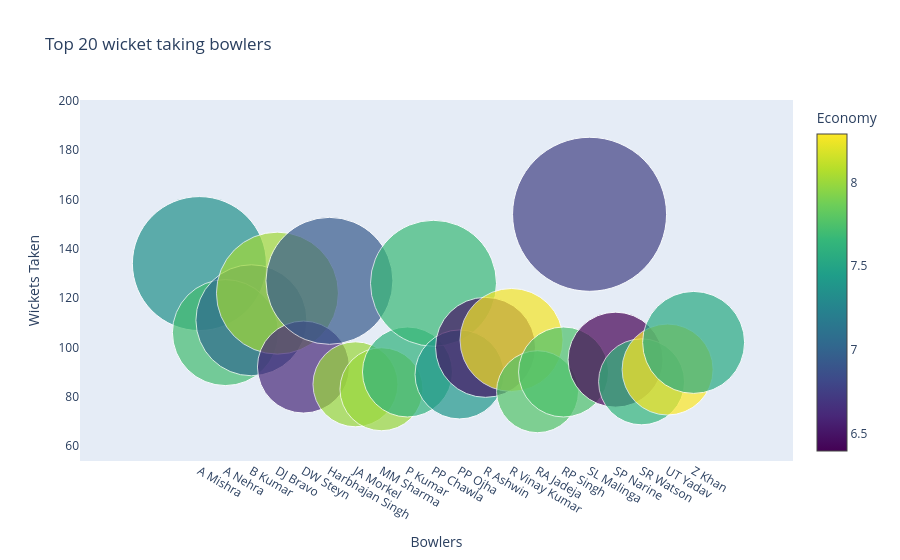

Write notebook code for a chart like this one.
### Code cell
trace = go.Scatter(
    y = bowlers['wickets'],
    x = bowlers['bowler'],
    mode= 'markers',
    marker = dict(size= bowlers['wickets'].values,
                 color = bowlers['economy'].values,
                  colorscale = 'Viridis',
                 showscale = True,
                 colorbar = dict(title = 'Economy'),),
    text= bowlers['overs'].values
    )

data = [(trace)]

layout= go.Layout(
    autosize= True,
    title= 'Top 20 wicket taking bowlers',
    hovermode='closest',
    xaxis=dict(
        showgrid = False,
        zeroline = False,
        showline = False,
        title = 'Bowlers'
    ),
    yaxis=dict(
        title = 'Wickets Taken',
        ticklen = 5,
        showgrid = False,
        zeroline = False,
        showline = False
        
    ),
    showlegend = False
)

fig = go.Figure(data=data,layout=layout)
py.iplot(fig, filename='scatterChol')

### Figure 1 — Plotly figure (JSON) as saved in the notebook; plotly's stock layout.template omitted (floating-point values rounded to 4 significant figures)
{"data": [{"marker": {"color": [7.344, 7.711, 7.047, 8.02, 6.616, 6.934, 8.003, 8.0, 7.613, 7.674, 7.404, 6.494, 8.267, 7.768, 7.747, 6.757, 6.396, 7.638, 8.29, 7.546], "colorbar": {"title": {"text": "Economy"}}, "colorscale": [[0, "#440154"], [0.1111, "#482878"], [0.2222, "#3e4989"], [0.3333, "#31688e"], [0.4444, "#26828e"], [0.5556, "#1f9e89"], [0.6667, "#35b779"], [0.7778, "#6ece58"], [0.8889, "#b5de2b"], [1, "#fde725"]], "showscale": true, "size": [134.0, 106.0, 111.0, 122.0, 92.0, 127.0, 85.0, 83.0, 90.0, 126.0, 89.0, 100.0, 103.0, 82.0, 90.0, 154.0, 95.0, 86.0, 91.0, 102.0]}, "mode": "markers", "text": [450.0, 329.0, 342.0, 351.0, 359.0, 498.0, 301.0, 261.0, 439.0, 432.0, 324.0, 393.0, 360.0, 327.0, 312.0, 449.0, 326.0, 326.0, 338.0, 379.0], "type": "scatter", "x": ["A Mishra", "A Nehra", "B Kumar", "DJ Bravo", "DW Steyn", "Harbhajan Singh", "JA Morkel", "MM Sharma", "P Kumar", "PP Chawla", "PP Ojha", "R Ashwin", "R Vinay Kumar", "RA Jadeja", "RP Singh", "SL Malinga", "SP Narine", "SR Watson", "UT Yadav", "Z Khan"], "y": [134.0, 106.0, 111.0, 122.0, 92.0, 127.0, 85.0, 83.0, 90.0, 126.0, 89.0, 100.0, 103.0, 82.0, 90.0, 154.0, 95.0, 86.0, 91.0, 102.0]}], "layout": {"autosize": true, "hovermode": "closest", "showlegend": false, "title": {"text": "Top 20 wicket taking bowlers"}, "xaxis": {"showgrid": false, "showline": false, "title": {"text": "Bowlers"}, "zeroline": false}, "yaxis": {"showgrid": false, "showline": false, "ticklen": 5, "title": {"text": "Wickets Taken"}, "zeroline": false}}}
